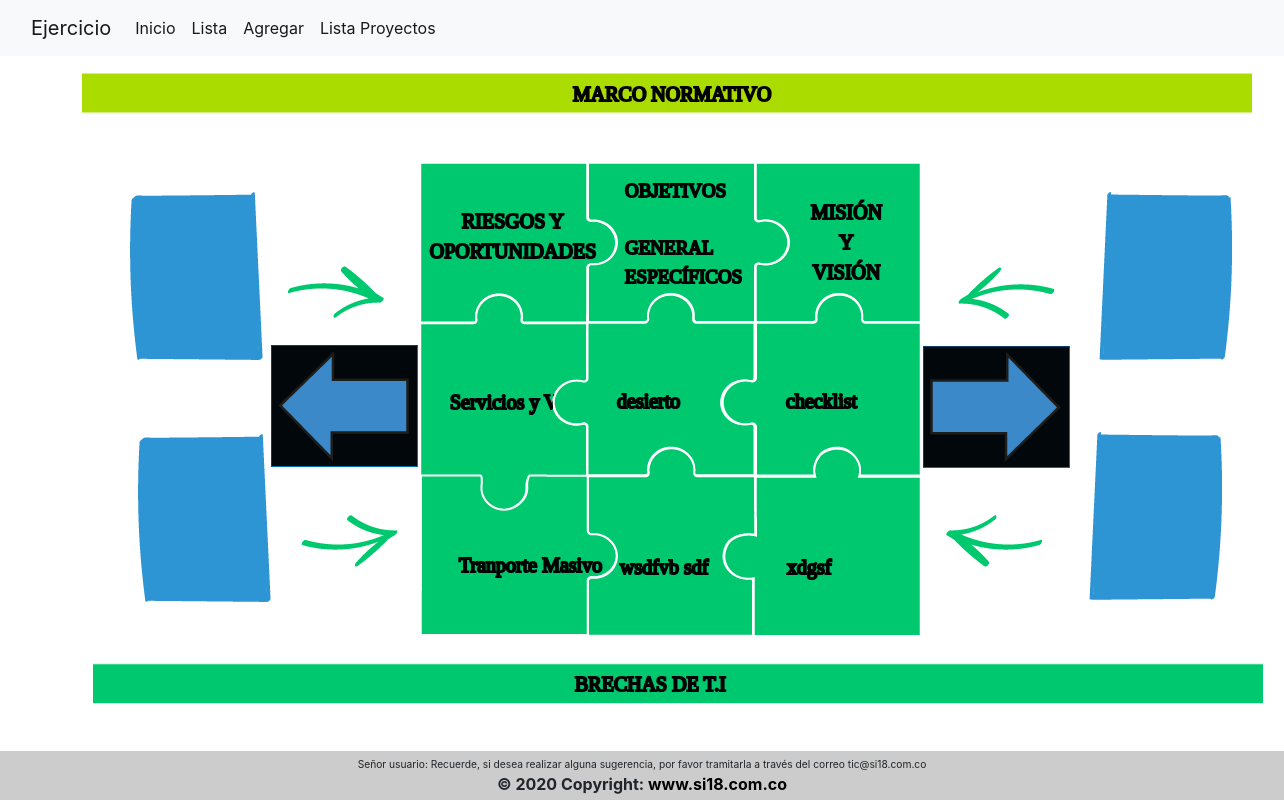
The page / on the database its author committed.
### tables this page shows
CREATE TABLE `webpeti` (
  `id` int(11) NOT NULL,
  `Nombre_Projects` varchar(500) NOT NULL,
  `Objetivo` varchar(500) NOT NULL,
  `Proceso` varchar(500) NOT NULL,
  `Fecha_Creacion` datetime NOT NULL,
  `Fecha_Limite` datetime NOT NULL,
  `Estado` varchar(500) NOT NULL,
  `Archivo` varchar(1000) NOT NULL,
  `Imagen` varchar(1000) NOT NULL
);

### libs/view.php (called while the page is built, shortened)
<?php
class View{
    function render($name){
        require 'views/' . $name . '.php';
    }
}
?>

### controllers/index.php (called while the page is built, shortened)
<?php
require_once 'libs/controller.php';
class Index extends Controller
{
    function __construct()
    {
        $this->view->mensaje = "";
    }
    function render()
    {
        $row = $this->model->list();
        $this->view->list = $row;
        $this->view->render('peti/index');
    }
}

### index.php (called while the page is built, shortened)
<?php
require_once 'libs/app.php';
require_once 'libs/controller.php';
require_once 'libs/database.php';
require_once 'libs/view.php';
$app = new App();
?>

### libs/database.php (called while the page is built)
<?php
class Database{
    private $host;
    private $db;
    private $user;
    private $password;
    private $charset;
    public function __construct()
    {
        $this->host = constant('HOST');
        $this->db = constant('DB');
        $this->user = constant('USER');
        $this->password = constant('PASSWORD');
        $this->charset = constant('CHARSET');
    }
    function connect(){
        try {
            $connection = "mysql:host=" . $this->host . ";dbname=" .  $this->db . ";charset=" . $this->charset;
            $options = [
                PDO::ATTR_ERRMODE           => PDO::ERRMODE_EXCEPTION,
                PDO::ATTR_EMULATE_PREPARES  => false,
            ];
            $pdo = new PDO ($connection, $this->user, $this->password, $options);
            return $pdo;
        } catch (PDOException $e) {
            print_r('Error connection: ' . $e->getMessage());
        }
    }
}
?>

### models/indexmodel.php (called while the page is built, shortened)
<?php
class IndexModel extends Model
{
    public function list()
    {
        try {
            $query = $this->db->connect()->prepare('SELECT * FROM webpeti');
            $query->execute([]);
            $row = $query->fetchAll();
            return $row;
        } catch (PDOException $e) {
            echo $e->getMessage();
            return [];
        }
    }
}

### libs/controller.php (called while the page is built, shortened)
<?php
class Controller{
    function loadModel($model){
        $url = 'models/' . $model . 'model.php';
        if (file_exists($url)) {
            $this->model = new $modelName();
        }
    }
}
?>

### views/peti/index.php (the view, shortened to what this page needs)
<?php require 'views/templates/header_2.php' ?>
<div class="heaven">
    <a href="<?php echo constant('URL') . 'index/riesgos' ?>">
        <img src="<?php echo constant('URL') . 'public/images/Piezas/1.png' ?>" />
        <div class="texto1"> RIESGOS Y OPORTUNIDADES </div>
    </a>
</div>
<div class="heaven2">
    <a href="<?php echo constant('URL') . 'index/objetivos' ?>">
        <img src="<?php echo constant('URL') . 'public/images/Piezas/2.png' ?>" />
        <div class="texto2"> OBJETIVOS <br>
            <br>GENERAL ESPECÍFICOS
        </div>
    </a>
</div>
<div class="heaven3">
    <a href="<?php echo constant('URL') . 'index/mision' ?>">
        <img src="<?php echo constant('URL') . 'public/images/Piezas/3.png' ?>" />
        <div class="texto3"> MISIÓN <br> Y <br> VISIÓN </div>
    </a>
</div>
<div class="cuadros1">
    <img src="<?php echo constant('URL') . 'public/images/Cuadros/AzulIzquierdo1.png' ?>" />
</div>
<div class="cuadros2">
    <img src="<?php echo constant('URL') . 'public/images/Cuadros/AzulIzquierdo2.png' ?>" />
</div>
<div class="cuadros3">
    <img src="<?php echo constant('URL') . 'public/images/Cuadros/AzulDerecho1.png' ?>" />
</div>
<div class="cuadros4">
    <img src="<?php echo constant('URL') . 'public/images/Cuadros/AzulDerecho2.png' ?>" />
</div>
<div class="barra">
    <img src="<?php echo constant('URL') . 'public/images/Barras/Barra1.png' ?>" />
    <div class="barra1"> MARCO NORMATIVO </div>
</div>
<div class="Barra">
    <img src="<?php echo constant('URL') . 'public/images/Barras/Barra2.png' ?>" .img-fluid />
    <div class="Barra1"> BRECHAS DE T.I </div>
</div>
<div class="flecha1">
    <img src="<?php echo constant('URL') . 'public/images/Flechas/Derecha1.png' ?>" />
</div>
<div class="flecha2">
    <img src="<?php echo constant('URL') . 'public/images/Flechas/Derecha2.png' ?>" />
</div>
<div class="flecha3">
    <img src="<?php echo constant('URL') . 'public/images/Flechas/flecha1.png' ?>" />
</div>
<div class="flecha4">
    <img src="<?php echo constant('URL') . 'public/images/Flechas/flecha2.png' ?>" />
</div>
<div class="slider1">
<button onclick="adelantar()"  type="submit" id="cantidad">  <img src="<?php echo constant('URL') . 'public/images/Slider/flecha1.png' ?>" /> </button>
</div>
<div class="slider2">
<button onclick="atras()" type="submit"> <img src="<?php echo constant('URL') . 'public/images/Slider/flecha2.png' ?>"/> </button>
</div>
<?php
$j = 1;
for ($i = 4; $i <= 9; $i++) {
    $proyecto = $this->list[$j];
?>
    <div class="heaven<?php echo $i ?>">
        <img src="<?php echo constant('URL') . 'public/images/Piezas/' . $i . '.png' ?>" />
        <div class="container">
            <div class="texto<?php echo $i ?>"><?php echo $proyecto['Nombre_Projects'] ?></div>
        </div>
    </div>
<?php
    $j++;
}
?>
<?php require 'views/templates/footer.php' ?>

### libs/app.php (shortened to what this page needs)
<?php
class App{
    function __construct()
    {
        $url = isset($_GET['url']) ? $_GET['url']: null;
        $url = rtrim($url,'/');
        $url = explode('/', $url);
        if (empty($url[0])) {
            $controller = new Index();
            $controller->loadModel('index');
            $controller->render();
            return false;
        }
    }
}

### views/templates/header_2.php (shortened to what this page needs)
<!DOCTYPE html>
<html lang="es">
<head>
    <link rel="stylesheet" href="<?php echo constant('URL'); ?>public/css/bootstrap.min.css" />
    <link rel="stylesheet" href="<?php echo constant('URL'); ?>public/css/estilo.css" />
    <link href="https://unpkg.com/aos@2.3.1/dist/aos.css" rel="stylesheet">
</head>
<body>
    <nav class="navbar navbar-expand-lg navbar-light bg-light">
        <div class="container-fluid">
            <a class="navbar-brand" href="#">Ejercicio</a>
            <div class="collapse navbar-collapse" id="navbarSupportedContent">
                <ul class="navbar-nav me-auto mb-2 mb-lg-0">
                    <li class="nav-item">
                        <a class="nav-link active" aria-current="page" href="<?php echo constant('URL'); ?>index">Inicio</a>
                    </li>
                    <li class="nav-item">
                        <a class="nav-link active" aria-current="page" href="<?php echo constant('URL'); ?>index/list">Lista</a>
                    </li>
                    <li class="nav-item">
                        <a class="nav-link active" aria-current="page" href="<?php echo constant('URL'); ?>index/agregar">Agregar</a>
                    </li>
                    <li class="nav-item">
                        <a class="nav-link active" aria-current="page" href="<?php echo constant('URL'); ?>index/list_proyect">Lista Proyectos</a>
                    </li>
            </div>
    </nav>
    <br/>
    <br/>

### views/templates/footer.php (shortened to what this page needs)
<br/>
<br/>
<br/>
<footer class="footer" style="position: fixed;
    bottom: 0px;
    width: 100%;
    z-index: 10">
    <div class="footer-copyright text-center py-1" style="background-color: #ccc;">
        <div class="container">
            <div class="center" style="line-height: 15px;">
                <small>
                    <small>
                        Señor usuario: Recuerde, si desea realizar alguna sugerencia, por favor tramitarla a través del
                        correo tic@si18.com.co
                    </small>
                </small>
            </div>
            <b>
                © 2020 Copyright:<a href="https://www.si18.com.co/"> www.si18.com.co</a>
            </b>
        </div>
    </div>
</footer>
</body>
</html>

### rows shown on the page
webpeti: shows a picture, Nombre_Projects "Servicios y Ventas"
webpeti: shows a picture, Nombre_Projects "desierto"
webpeti: shows a picture, Nombre_Projects "checklist"
webpeti: shows a picture, Nombre_Projects "Tranporte Masivo"
webpeti: shows a picture, Nombre_Projects "wsdfvb sdf"
webpeti: shows a picture, Nombre_Projects "xdgsf"
